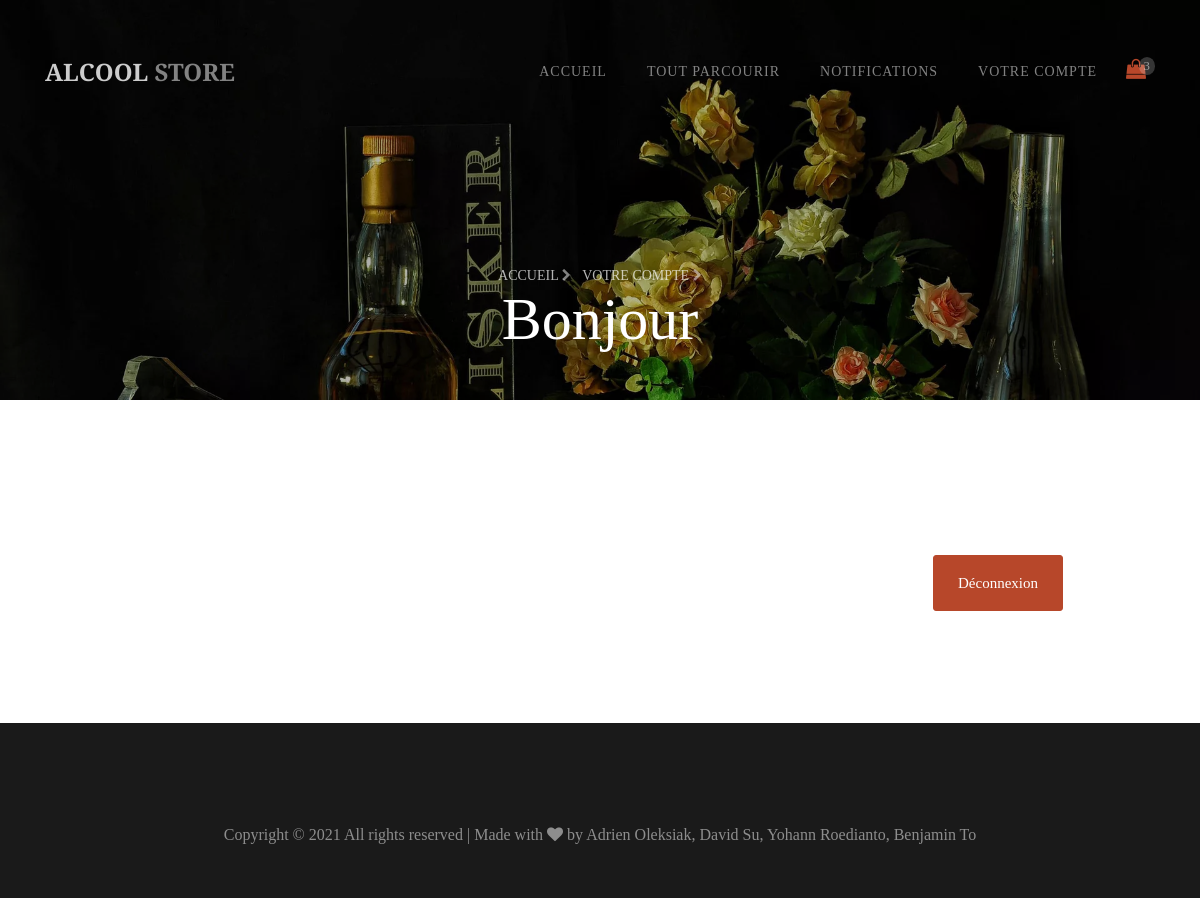
Page /compte.php on the earlier database version.
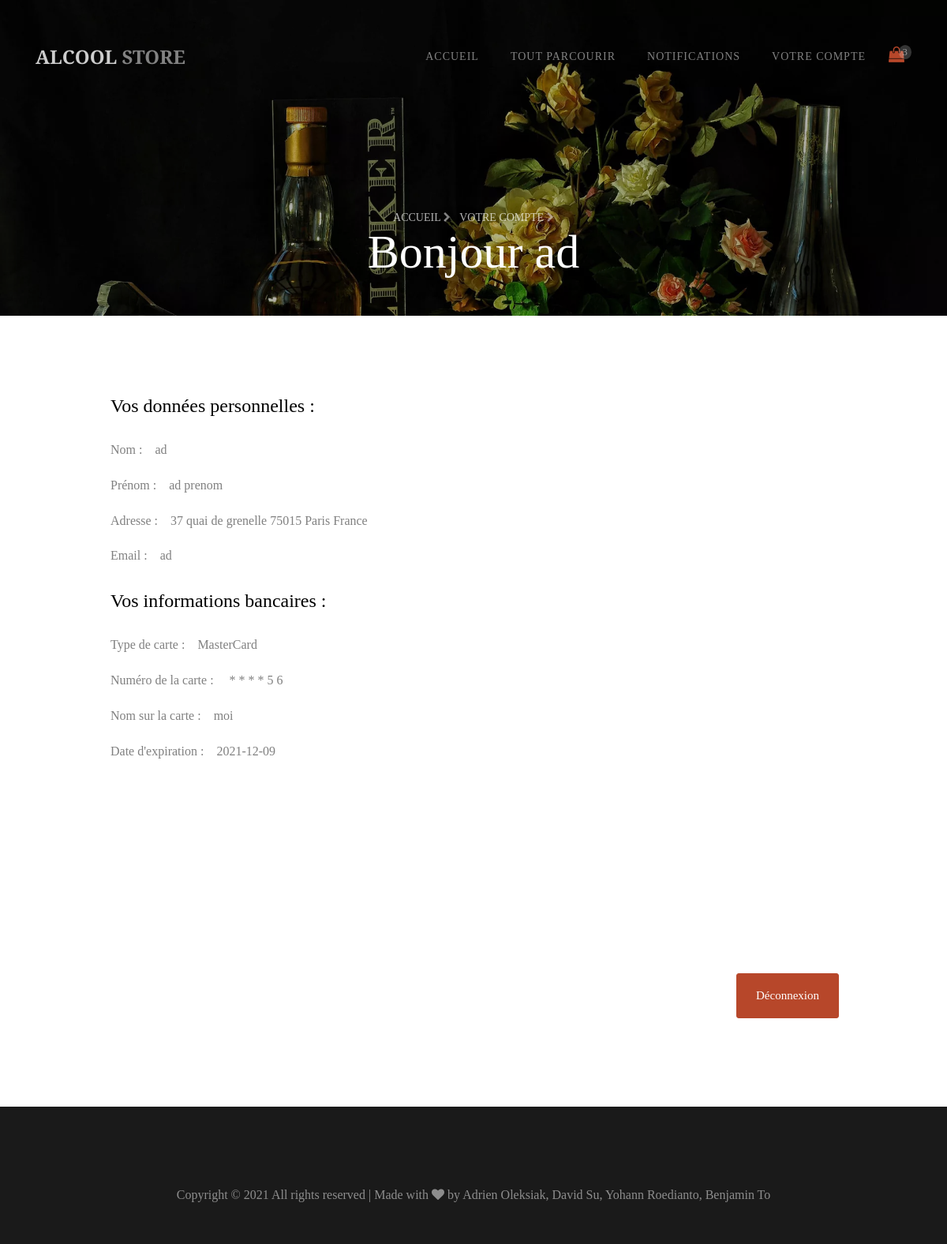
Same page on the later database version.
### tables this page shows
CREATE TABLE IF NOT EXISTS `acheteur` (
  `idAcheteur` int(11) NOT NULL AUTO_INCREMENT,
  `idPanier` int(11) DEFAULT NULL,
  `nomAcheteur` varchar(255) NOT NULL,
  `prenomAcheteur` varchar(255) NOT NULL,
  `adresseAcheteur` varchar(255) NOT NULL,
  `emailAcheteur` varchar(255) NOT NULL,
  `connexion` tinyint(1) DEFAULT NULL,
  `CritPrixInferieur` int(200) DEFAULT NULL,
  `CritPrixSuperieur` int(200) DEFAULT NULL,
  `typeAchat` enum('immediat','transaction','meilleurOffre') DEFAULT NULL,
  `rarete` enum('hautDeGamme','rare','regulier') DEFAULT NULL,
  `categorie` varchar(255) DEFAULT NULL,
  PRIMARY KEY (`idAcheteur`),
  KEY `idPanier` (`idPanier`)
);

CREATE TABLE IF NOT EXISTS `paiement` (
  `idPaiement` int(11) NOT NULL AUTO_INCREMENT,
  `typeCarte` varchar(255) NOT NULL,
  `numPaiement` int(11) NOT NULL,
  `nomPaiement` varchar(255) NOT NULL,
  `dateExpiration` date NOT NULL,
  `codeSecurite` int(11) NOT NULL,
  `idAcheteur` int(11) NOT NULL,
  PRIMARY KEY (`idPaiement`),
  KEY `idAcheteur` (`idAcheteur`)
);

### compte.php (the view, shortened to what the changed rows need)
<?php
$database = "paris shopping";
$db_handle = mysqli_connect('localhost', 'root', '');
$db_found = mysqli_select_db($db_handle, $database);
$card ="";
$numCarte ="";
$nomCarte ="";
$dateExp ="";
$visiteur="";
$user="";
$sql2 = "SELECT * FROM acheteur WHERE connexion = '1'";
$result2 = mysqli_query($db_handle, $sql2);
if(mysqli_num_rows($result2) != 0)
{
 $visiteur="acheteur";
 $user = mysqli_fetch_assoc($result2);
}
if($db_found)
{
    if($visiteur=="acheteur")
    {
        $sql = "SELECT * FROM acheteur WHERE connexion like '1'";
		$result = mysqli_query($db_handle, $sql);
        $data = mysqli_fetch_assoc($result);
        $idAcheteur = $data['idAcheteur'];
        $sql = "SELECT * FROM paiement WHERE idAcheteur LIKE '$idAcheteur'";
	    $result = mysqli_query($db_handle, $sql);
        if (mysqli_num_rows($result) == 0)
        {
            $infoBancaires = "Vous n'avez pas d'informations de paiement enregistrées";
        }
        else
        {
            $data = mysqli_fetch_assoc($result);
            $card = $data['typeCarte'];
            $numCarte = $data['numPaiement'];
            $nomCarte = $data['nomPaiement'];
            $dateExp = $data['dateExpiration'];
        }
    }
}
?>
<!DOCTYPE html>
<html lang="fr">
<head>
    <link rel="stylesheet" href="https://stackpath.bootstrapcdn.com/font-awesome/4.7.0/css/font-awesome.min.css">
    <link rel="stylesheet"
    href="https://cdnjs.cloudflare.com/ajax/libs/bootstrap-select/1.13.1/css/bootstrap-select.min.css">
    <link rel="stylesheet" href="style.css" />
</head>
<body>
<section class="hero-wrap hero-wrap-2" style="background-image:url(images/bg_2.webp)"
data-stellar-background-ratio="0.5">
<div class="container">
    <div class="row no-gutters slider-text align-items-end justify-content-center">
        <div class="col-md-9 ftco-animate mb-5 text-center">
            <p class="breadcrumbs mb-0"><span class="mr-2"></span> <span>Votre compte </span></p>
                    <h2 class="mb-0 bread">Bonjour <?php if($visiteur=="admin"){echo $user['pseudoAdmin'];}if($visiteur=="acheteur"){echo $user['nomAcheteur'];}if($visiteur=="vendeur"){echo $user['nomVendeur'];} ?></h2>
                </div>
            </div>
        </div>
    </section>
<?php if($visiteur == "acheteur") :?>
<section class="ftco-section">
    <div class="container">
        <div class="row justify-content-center">
            <div class="col-xl-10 ftco-animate">
              <h3 class="mb-4 billing-heading">Vos données personnelles :</h3>
              <p><strong>Nom :&emsp;</strong><?php echo $user['nomAcheteur'] ?></p>
              <p><strong>Prénom :&emsp;</strong><?php echo $user['prenomAcheteur'] ?></p>
              <p><strong>Adresse :&emsp;</strong><?php echo $user['adresseAcheteur'] ?></p>
              <p><strong>Email :&emsp;</strong><?php echo $user['emailAcheteur'] ?></p>
              <h3 class="mb-4 mt-4 billing-heading">Vos informations bancaires :<br></h3>
              <p><strong>Type de carte :&emsp;</strong><?php echo$card ?></p>
              <p><strong>Numéro de la carte :&emsp;</strong>
              <?php
                for ($i = 0; $i<= strlen($numCarte)-3 ; $i++)
                {
                    echo " * ";
                }
                echo $numCarte[strlen($numCarte)-2];
                echo $numCarte[strlen($numCarte)-1];
              ?></p>
              <p><strong>Nom sur la carte :&emsp;</strong><?php echo$nomCarte ?></p>
              <p><strong>Date d'expiration :&emsp;</strong><?php echo$dateExp ?></p>
          </div>
      </div>
  </div>
</section>
<?php endif ?>
</body>
</html>

Differences in the rows shown:
added acheteur: nomAcheteur "ad", prenomAcheteur "ad prenom", adresseAcheteur "37 quai de grenelle 75015 Paris France", emailAcheteur "ad"
added paiement: typeCarte "MasterCard", numPaiement "5", numPaiement "6", nomPaiement "moi", dateExpiration "2021-12-09"
Other differences:
text now shown: "Vos données personnelles : Nom : Prénom : Adresse : Email : Vos informations bancaires : Type de carte : Numéro de la carte : Nom sur la carte : Date d'expiration :"
